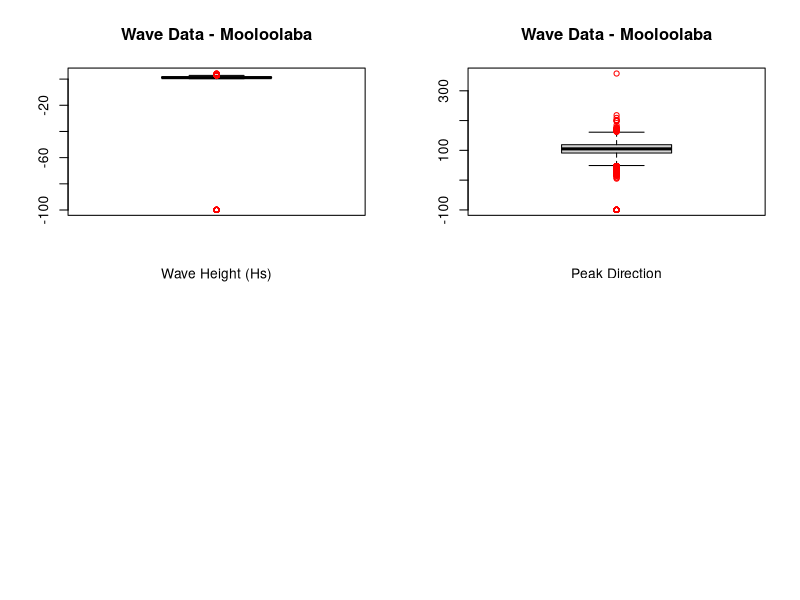
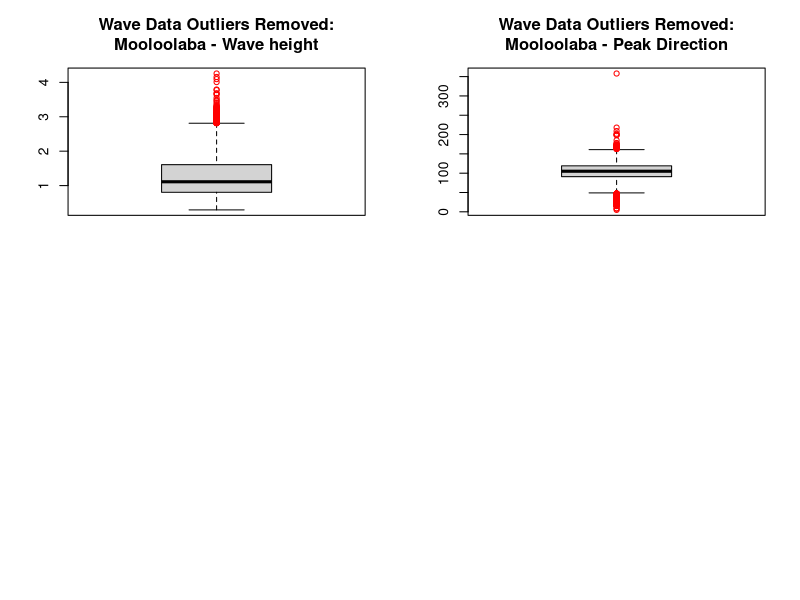

Here is the R script that generated these plots, in order:
## ---- chunk 1
mooloolaba.waves <- read.csv(file = "./data/mooloolaba_2018-01-01t00_00-2018-10-31t23_30.csv", header = T)
caloundra.waves <- read.csv(file = "./data/caloundra-pob_2018-01-01t00_00-2018-10-31t23_30.csv", header = T)
## ---- chunk 2
head(mooloolaba.waves)
tail(mooloolaba.waves)

## ---- chunk 3
summary(mooloolaba.waves)
## ---- chunk 4
par(mfrow=c(2,2))
boxplot(mooloolaba.waves$Hs,
        data=mooloolaba.waves,
        outcol="red",
        xlab="Wave Height (Hs)",
        main="Wave Data - Mooloolaba") 

boxplot(mooloolaba.waves$Peak.Direction,
        data=mooloolaba.waves,
        outcol="red",
        xlab="Peak Direction",
        main="Wave Data - Mooloolaba")
## ---- chunk 5
mooloo.RM.outlier <- mooloolaba.waves[!(apply(mooloolaba.waves[,2:6], 1,
                                     function(y) any(abs(y + 99.9) < 1e-9))),]

## ---- chunk 6
summary(mooloo.RM.outlier)
## ---- chunk 7
par(mfrow=c(2,2))
boxplot(mooloo.RM.outlier$Hs,
        data=mooloo.RM.outlier,
        outcol="red",
        main="Wave Data Outliers Removed:\nMooloolaba - Wave height") 

boxplot(mooloo.RM.outlier$Peak.Direction,
        data=mooloo.RM.outlier,
        outcol="red",
        main="Wave Data Outliers Removed:\nMooloolaba - Peak Direction")

